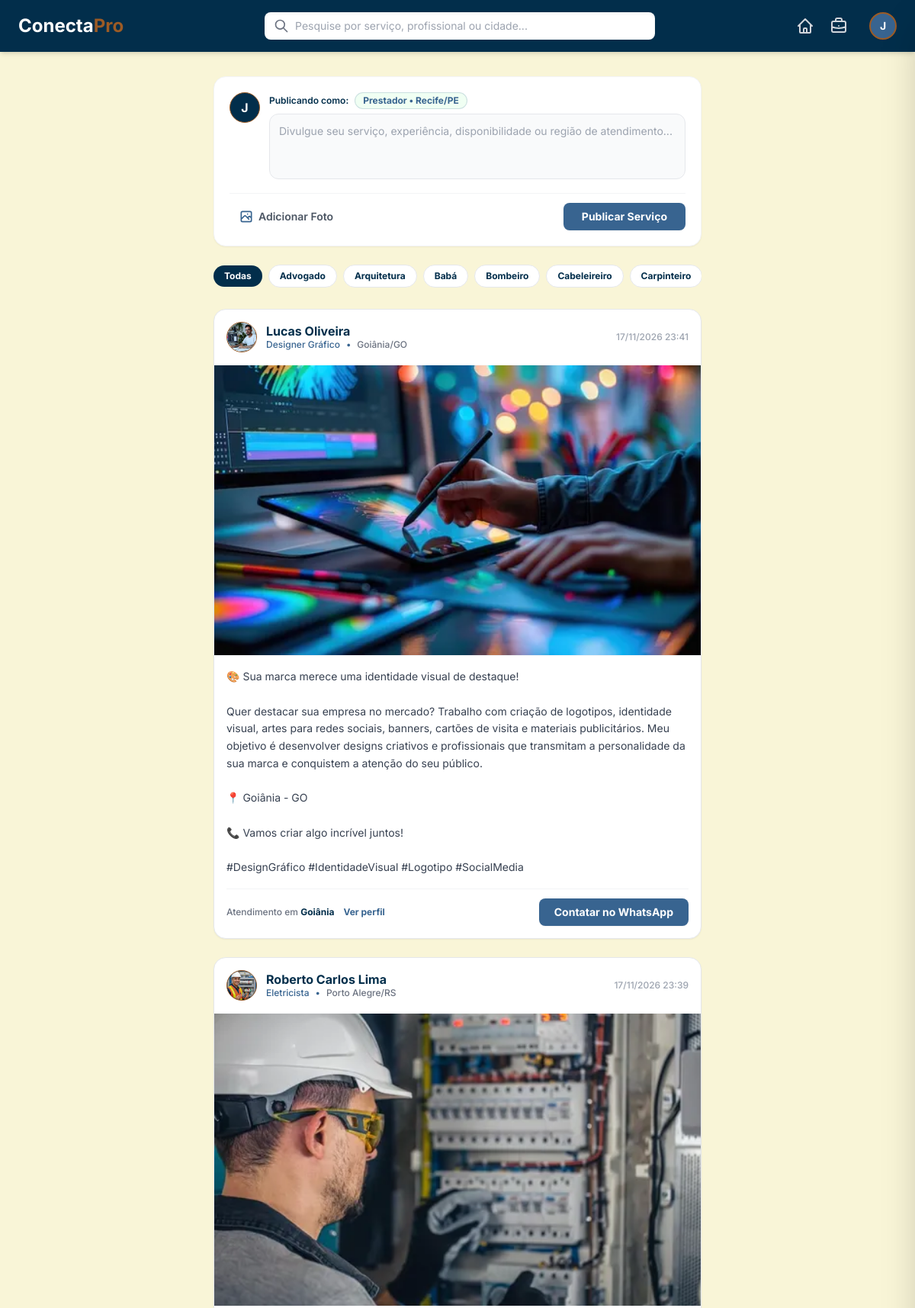
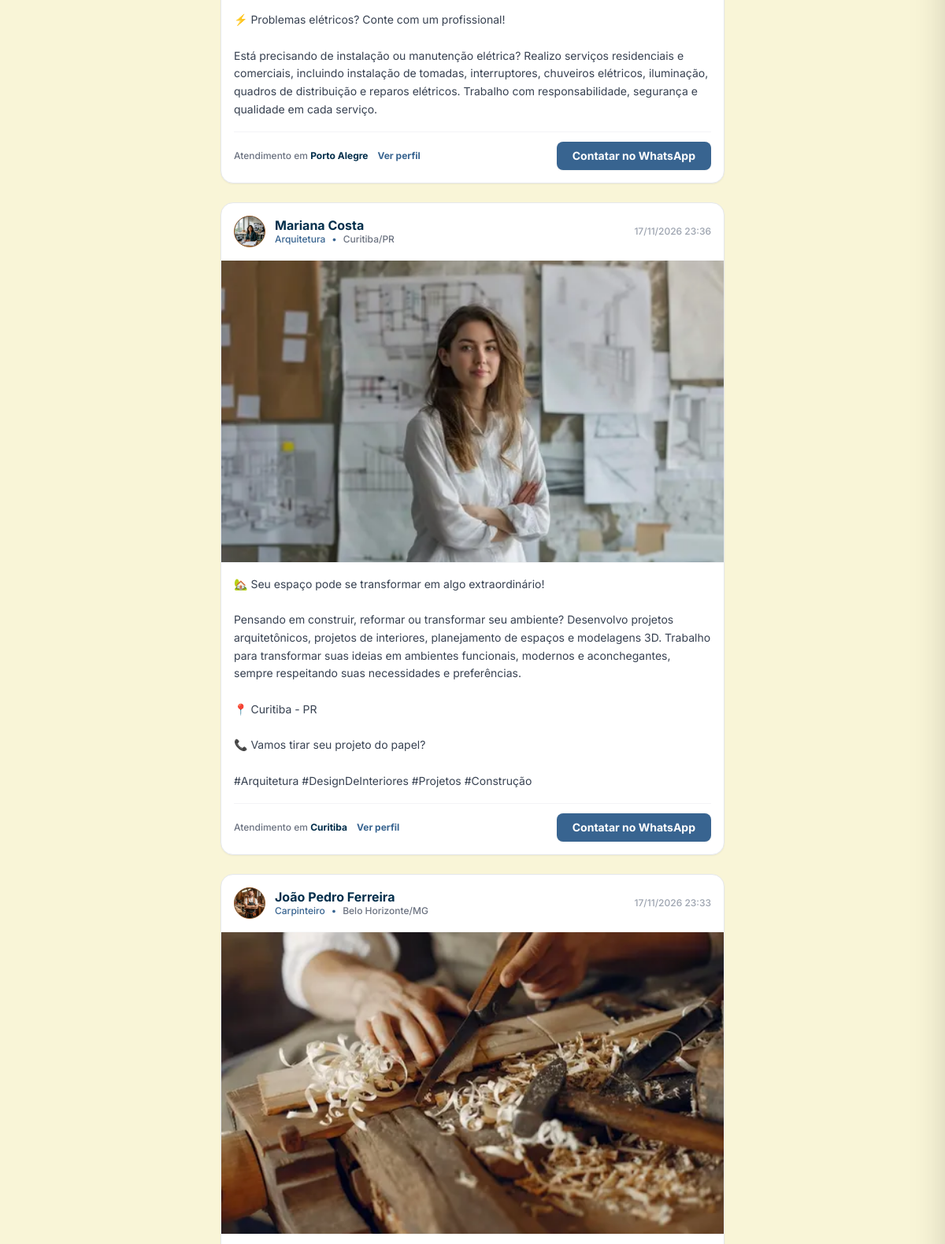
The page /feed/ (signed in, upper part) on the database its author committed (2 pictures, top to bottom).
### usuario/models.py (models this page shows, shortened)
class PerfilPrestador(models.Model):
    usuario = models.OneToOneField(User, on_delete=models.CASCADE, related_name='perfil_prestador')
    foto_perfil = models.ImageField(upload_to='fotos_perfil/', blank=True, null=True)
    telefone = models.CharField(max_length=20)
    cidade = models.CharField(max_length=100)
    estado = models.CharField(max_length=2)
    categoria = models.ForeignKey('feed.Categoria', on_delete=models.SET_NULL, null=True)
    descricao = models.TextField()
    data_criacao = models.DateTimeField(auto_now_add=True)

### feed/models.py (models this page shows, shortened)
class Categoria(models.Model):
    nome = models.CharField(max_length=100)

class Publicacao(models.Model):
    prestador = models.ForeignKey(PerfilPrestador, on_delete=models.CASCADE)
    categoria = models.ForeignKey(Categoria, on_delete=models.SET_NULL, null=True)
    texto = models.TextField()
    imagem = models.ImageField(upload_to='fotos_servicos/', blank=True, null=True)
    data_criacao = models.DateTimeField(auto_now_add=True)

### feed/views.py (the view, shortened to what this page needs)
# urls.py: path('feed/', include('feed.urls'))
@login_required(login_url='/login/')
def feed(request):
    perfil_prestador = PerfilPrestador.objects.filter(usuario=request.user).first()
    publicacoes = Publicacao.objects.select_related('prestador__usuario', 'categoria').all().order_by('-data_criacao')
    categorias = Categoria.objects.all().order_by('nome')
    busca = request.GET.get('q', '').strip()
    categoria_id = request.GET.get('categoria', '').strip()
    if categoria_id:
        publicacoes = publicacoes.filter(categoria_id=categoria_id)
    status = request.GET.get('status')
    return render(request, 'feed.html', {
        'publicacoes': publicacoes,
        'categorias': categorias,
        'perfil_prestador': perfil_prestador,
        'busca': busca,
        'categoria_selecionada': categoria_id,
        'status': status
    })

### feed/Templates/feed.html (shortened to what this page needs)
<!DOCTYPE html>
<html lang="pt-BR">
<head>
    {% load static %}
    <script src="https://cdn.tailwindcss.com"></script>
</head>
<body class="bg-[#F9F5D7] min-h-screen pb-12">
    {% include 'navbar.html' %}
    <main class="max-w-2xl mx-auto px-4 mt-8">
        {% if perfil_prestador %}
            <section class="bg-white p-5 rounded-2xl shadow-sm border border-gray-100 mb-6">
                <form action="{% url 'feed' %}" method="POST" enctype="multipart/form-data">
                    <div class="flex gap-3 items-start mb-3">
                        <div class="w-10 h-10 rounded-full bg-[#022E4B] text-white flex items-center justify-center font-bold uppercase overflow-hidden shrink-0 border border-[#9C5B25]">
                            {% if perfil_prestador.foto_perfil %}
                                <img src="{{ perfil_prestador.foto_perfil.url }}" alt="Avatar" class="w-full h-full object-cover">
                            {% else %}
                                {{ request.user.first_name|first }}
                            {% endif %}
                        </div>
                        <div class="flex-1">
                            <div class="flex items-center gap-2 mb-1.5">
                                <span class="text-xs font-semibold text-[#022E4B]">Publicando como:</span>
                                <span class="text-xs bg-[#F0FFF3] text-[#386490] font-bold px-2.5 py-0.5 rounded-full border border-[#386490]/20">
                                    {{ perfil_prestador.categoria.nome|default:"Prestador" }} • {{ perfil_prestador.cidade }}/{{ perfil_prestador.estado }}
                                </span>
                            </div>
                            <textarea
                                name="texto"
                                rows="3"
                                placeholder="Divulgue seu serviço, experiência, disponibilidade ou região de atendimento..."
                                class="w-full p-3 rounded-xl border border-gray-200 bg-gray-50 focus:bg-white focus:outline-none focus:ring-2 focus:ring-[#386490] text-gray-700 text-sm resize-none transition-colors"
                            ></textarea>
                        </div>
                    </div>
                    <div class="flex justify-between items-center pt-3 border-t border-gray-100">
                        <label for="inputImagem" class="cursor-pointer flex items-center gap-1.5 px-3 py-1.5 hover:bg-gray-50 rounded-lg transition-colors text-gray-600 font-semibold text-xs sm:text-sm">
                            Adicionar Foto
                        </label>
                        <button type="submit" class="bg-[#386490] text-white px-6 py-2 rounded-lg text-sm font-bold hover:bg-[#022E4B] transition-colors shadow-sm">
                            Publicar Serviço
                        </button>
                    </div>
                </form>
            </section>
        {% endif %}
        <div class="flex items-center gap-2 overflow-x-auto pb-3 mb-4">
            <a href="{% url 'feed' %}{% if busca %}?q={{ busca }}{% endif %}"
               class="px-3.5 py-1.5 rounded-full text-xs font-bold whitespace-nowrap transition-colors no-underline {% if not categoria_selecionada %}bg-[#022E4B] text-white{% else %}bg-white text-[#022E4B] border border-gray-200 hover:bg-gray-50{% endif %}">
                Todas
            </a>
            {% for cat in categorias %}
                <a href="?categoria={{ cat.id }}{% if busca %}&q={{ busca }}{% endif %}"
                   class="px-3.5 py-1.5 rounded-full text-xs font-bold whitespace-nowrap transition-colors no-underline {% if categoria_selecionada == cat.id|stringformat:'s' %}bg-[#022E4B] text-white{% else %}bg-white text-[#022E4B] border border-gray-200 hover:bg-gray-50{% endif %}">
                    {{ cat.nome }}
                </a>
            {% endfor %}
        </div>
        <section class="flex flex-col gap-6">
            {% for pub in publicacoes %}
                <article class="bg-white rounded-2xl shadow-sm border border-gray-200 overflow-hidden">
                    <div class="p-4 flex items-center justify-between border-b border-gray-50 gap-2">
                        <a href="{% url 'vitrine_prestador' pub.prestador.id %}" class="flex items-center gap-3 group no-underline min-w-0">
                            <div class="w-10 h-10 rounded-full bg-[#022E4B] text-white flex items-center justify-center font-bold uppercase overflow-hidden border border-[#9C5B25] shrink-0">
                                {% if pub.prestador.foto_perfil %}
                                    <img src="{{ pub.prestador.foto_perfil.url }}" alt="Foto de {{ pub.prestador.usuario.first_name }}" class="w-full h-full object-cover">
                                {% else %}
                                    {{ pub.prestador.usuario.first_name|first }}
                                {% endif %}
                            </div>
                            <div class="truncate">
                                <h3 class="font-bold text-[#022E4B] leading-tight group-hover:text-[#9C5B25] transition-colors truncate">{{ pub.prestador.usuario.first_name }}</h3>
                                <div class="flex items-center gap-2 text-xs text-[#386490] font-medium">
                                    <span>{{ pub.categoria.nome|default:"Serviço Geral" }}</span>
                                    <span>•</span>
                                    <span class="text-gray-500">{{ pub.prestador.cidade }}/{{ pub.prestador.estado }}</span>
                                </div>
                            </div>
                        </a>
                        <div class="flex items-center gap-3 shrink-0">
                            <span class="text-xs text-gray-400 font-medium hidden sm:inline">{{ pub.data_criacao|date:"d/m/Y H:i" }}</span>
                        </div>
                    </div>
                    {% if pub.imagem %}
                        <div class="w-full max-h-96 bg-[#F0FFF3] flex items-center justify-center border-b border-gray-100 overflow-hidden">
                            <img src="{{ pub.imagem.url }}" class="w-full h-full object-cover" alt="Foto do serviço">
                        </div>
                    {% endif %}
                    <div class="p-4">
                        <p class="text-sm text-gray-700 mb-4 whitespace-pre-line leading-relaxed">{{ pub.texto }}</p>
                        <div class="pt-3 border-t border-gray-100 flex justify-between items-center">
                            <div class="flex items-center gap-3">
                                <span class="text-xs text-gray-500 font-medium">Atendimento em <strong class="text-[#022E4B]">{{ pub.prestador.cidade }}</strong></span>
                                <a href="{% url 'vitrine_prestador' pub.prestador.id %}" class="text-xs font-bold text-[#386490] hover:underline">
                                    Ver perfil
                                </a>
                            </div>
                            <a href="https://wa.me/{{ pub.prestador.telefone }}?text=Olá {{ pub.prestador.usuario.first_name }}! Vi seu anúncio de {{ pub.categoria.nome }} no ConectaPro." target="_blank"
                               class="bg-[#386490] text-white px-5 py-2 rounded-lg text-sm font-bold hover:bg-[#022E4B] transition-colors shadow-sm no-underline">
                                Contatar no WhatsApp
                            </a>
                        </div>
                    </div>
                </article>
            {% endfor %}
        </section>
    </main>
</body>
</html>

### feed/Templates/navbar.html (shortened to what this page needs)
<header class="bg-[#022E4B] text-white p-3 sm:p-4 shadow-md sticky top-0 z-40">
    <div class="max-w-6xl mx-auto flex justify-between items-center gap-3 sm:gap-4">
        <a href="{% url 'feed' %}" class="text-xl sm:text-2xl font-bold hover:opacity-80 transition-opacity shrink-0 no-underline text-white">
            Conecta<span class="text-[#9C5B25]">Pro</span>
        </a>
        <div class="flex-1 max-w-lg hidden sm:block">
            <form method="GET" action="{% url 'feed' %}" class="relative flex items-center w-full">
                <div class="absolute inset-y-0 left-0 flex items-center pl-3 pointer-events-none">
                </div>
                <input
                    type="text"
                    name="q"
                    value="{{ busca|default:'' }}"
                    placeholder="Pesquise por serviço, profissional ou cidade..."
                    class="w-full pl-10 pr-4 py-2 bg-white rounded-lg text-[#022E4B] text-sm focus:outline-none focus:ring-2 focus:ring-[#386490] border-none transition-all shadow-inner"
                />
            </form>
        </div>
        <div class="flex items-center gap-3 sm:gap-5 shrink-0">
            <a href="{% url 'feed' %}" class="text-gray-300 hover:text-white transition-colors" title="Home">
                <svg class="w-6 h-6" fill="none" stroke="currentColor" viewBox="0 0 24 24">
                    <path stroke-linecap="round" stroke-linejoin="round" stroke-width="2" d="M3 12l2-2m0 0l7-7 7 7M5 10v10a1 1 0 001 1h3m10-11l2 2m-2-2v10a1 1 0 01-1 1h-3m-6 0a1 1 0 001-1v-4a1 1 0 011-1h2a1 1 0 011 1v4a1 1 0 001 1m-6 0h6" />
                </svg>
            </a>
            <a href="{% if request.user.perfil_prestador %}{% url 'vitrine_prestador' request.user.perfil_prestador.id %}{% else %}{% url 'gerenciar_perfil_prestador' %}{% endif %}"
               class="hidden sm:block text-gray-300 hover:text-white transition-colors"
               title="Minha Vitrine">
            </a>
            <button
                id="btnAbrirMenu"
                class="flex items-center hover:opacity-80 transition-opacity ml-1 sm:ml-2"
                title="Menu do Perfil"
            >
                <div class="w-8 h-8 sm:w-9 sm:h-9 rounded-full bg-[#386490] border-2 border-[#9C5B25] flex items-center justify-center text-sm overflow-hidden shadow-sm uppercase">
                    {% if request.user.perfil_prestador.foto_perfil %}
                        <img src="{{ request.user.perfil_prestador.foto_perfil.url }}" alt="Foto de perfil" class="w-full h-full object-cover">
                    {% else %}
                        <span class="text-white font-bold">{{ request.user.first_name|default:"U"|first }}</span>
                    {% endif %}
                </div>
            </button>
        </div>
    </div>
</header>

### feed/Templates/feed.html (style rules this page uses)
body { font-family: 'Inter', sans-serif; }

### rows shown on the page
PerfilPrestador: categoria.nome "Prestador", cidade "Recife", estado "PE"
Categoria: nome "Advogado"
Categoria: nome "Arquitetura"
Categoria: nome "Babá"
Categoria: nome "Bombeiro"
Categoria: nome "Cabeleireiro"
Categoria: nome "Carpinteiro"
Publicacao: prestador.foto_perfil (picture), prestador.usuario.first_name "Lucas Oliveira", categoria.nome "Designer Gráfico", prestador.cidade "Goiânia", prestador.estado "GO", data_criacao "17/11/2026 23:41", imagem (picture), texto "🎨 Sua marca merece uma identidade visual de destaque! Quer destacar sua empresa no mercado? Trabalho com criação de logotipos, identidade visual, artes para redes sociais, banners, cartões de visita e materiais publicitários. Meu objetivo é desenvolver designs criativos e profissionais que transmitam a personalidade da sua marca e conquistem a atenção do seu público. 📍 Goiânia - GO 📞 Vamos criar algo incrível juntos! #DesignGráfico #IdentidadeVisual #Logotipo #SocialMedia"
Publicacao: prestador.foto_perfil (picture), prestador.usuario.first_name "Roberto Carlos Lima", categoria.nome "Eletricista", prestador.cidade "Porto Alegre", prestador.estado "RS", data_criacao "17/11/2026 23:39", imagem (picture), texto "⚡ Problemas elétricos? Conte com um profissional! Está precisando de instalação ou manutenção elétrica? Realizo serviços residenciais e comerciais, incluindo instalação de tomadas, interruptores, chuveiros elétricos, iluminação, quadros de distribuição e reparos elétricos. Trabalho com responsabilidade, segurança e qualidade em cada serviço."
Publicacao: prestador.foto_perfil (picture), prestador.usuario.first_name "Mariana Costa", categoria.nome "Arquitetura", prestador.cidade "Curitiba", prestador.estado "PR", data_criacao "17/11/2026 23:36", imagem (picture), texto "🏡 Seu espaço pode se transformar em algo extraordinário! Pensando em construir, reformar ou transformar seu ambiente? Desenvolvo projetos arquitetônicos, projetos de interiores, planejamento de espaços e modelagens 3D. Trabalho para transformar suas ideias em ambientes funcionais, modernos e aconchegantes, sempre respeitando suas necessidades e preferências. 📍 Curitiba - PR 📞 Vamos tirar seu projeto do papel? #Arquitetura #DesignDeInteriores #Projetos #Construção"
Publicacao: prestador.foto_perfil (picture), prestador.usuario.first_name "João Pedro Ferreira", categoria.nome "Carpinteiro", prestador.cidade "Belo Horizonte", prestador.estado "MG", data_criacao "17/11/2026 23:33", imagem (picture)

### other values the page prints
{{ request.user.first_name|default:"U"|first }} "J"
{{ request.user.first_name|first }} "J"
